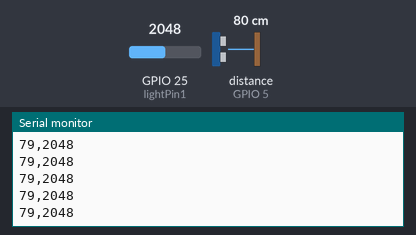
The sketch below on a simulated ESP32. On the bench: the last lines printed to the serial monitor. Wiring (inferred from the names in the program): ultrasonic range finder: trigger GPIO 18; echo GPIO 5. Inputs (shaded band) come from the test bench; at power-on: distance to the obstacle (sensor on GPIO 5) 80 cm, GPIO 25 (lightPin1) = 2048. The echo pulse lasts 58.3 µs per cm.

Above: at 1.2 s.
1.3 s: distance to the obstacle (sensor on GPIO 5) set to 2 cm
At 1.34 s:
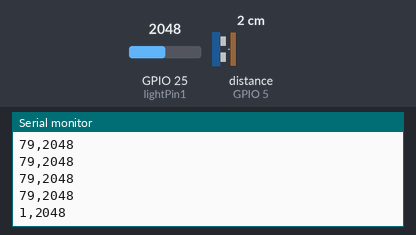
2.8 s: GPIO 25 (lightPin1) set to 2866
At 2.81 s:
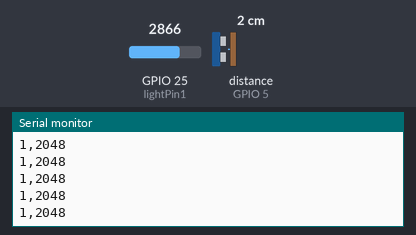
4.3 s: distance to the obstacle (sensor on GPIO 5) set to 4 cm
At 4.33 s:
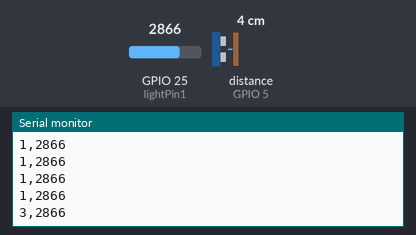
5.8 s: GPIO 25 (lightPin1) set to 3603
At 5.81 s:
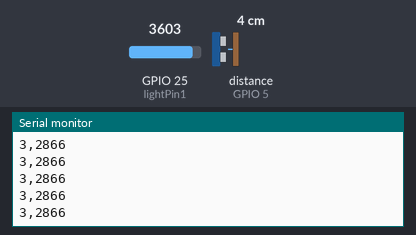
Timing chart, 0 to 8.3 s (numbered marks = the images above; inputs shaded):
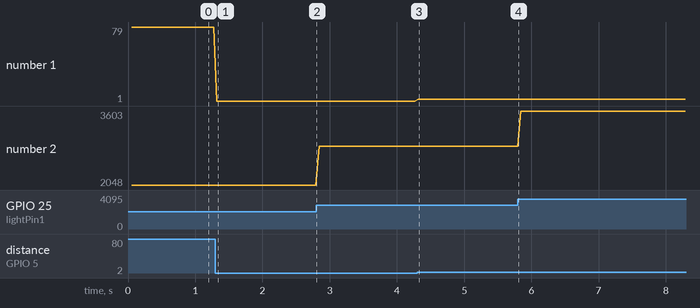

The sketch:

sonic.ino
```cpp
const int trigPin1 = 18;
const int echoPin1 = 5;
#define lightPin1 25

long duration1;

int distance1;
int light1;


void setup() {
  pinMode(trigPin1, OUTPUT);
  pinMode(echoPin1, INPUT);

  Serial.begin(115200);
}

void loop() {
  delay(50);
  // 测量左边儿传感器的距离
  digitalWrite(trigPin1, LOW);
  delayMicroseconds(2);
  digitalWrite(trigPin1, HIGH);
  delayMicroseconds(10);
  digitalWrite(trigPin1, LOW);
  duration1 = pulseIn(echoPin1, HIGH);
  distance1 = duration1 * 0.034 / 2;

  light1 = analogRead(lightPin1);
  // Serial.print("Frontleft light:");
  // Serial.println(light1);
  // Serial.print("\t\t");

  // 打印距离数据到串口
  Serial.print(distance1);
  Serial.print(",");
  Serial.println(light1);


  //delay(1000);
}
```

Measured:
- after the input at 1.3 s, the serial monitor: prints a new line at once (image 1)
- after the input at 4.3 s, the serial monitor: prints a new line at once (image 3)
- plotted number 1: 79 → 1 after the input at 1.3 s, 1 → 3 after the input at 4.3 s
- plotted number 2: 2048 → 2866 after the input at 2.8 s, 2866 → 3603 after the input at 5.8 s
